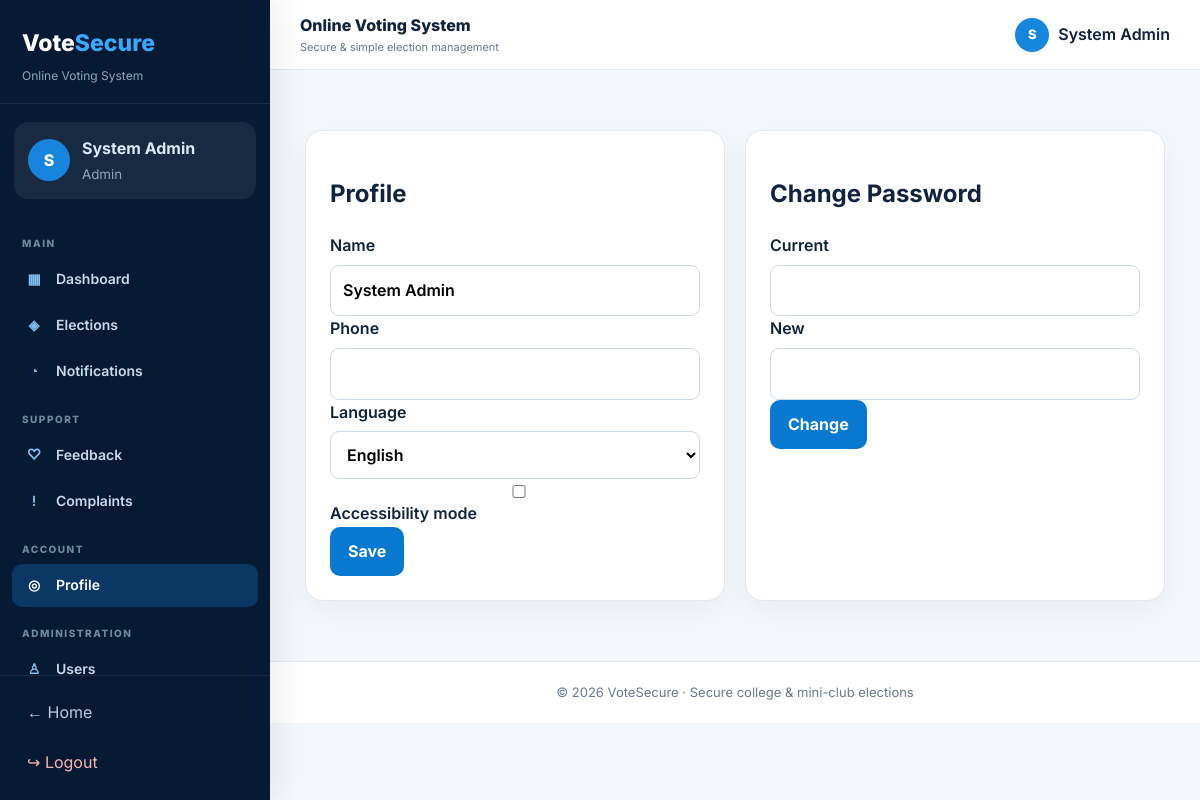
Screenshot of /profile (signed in) with the database file from the repository.
### tables this page shows
CREATE TABLE users(id INTEGER PRIMARY KEY AUTOINCREMENT,name TEXT NOT NULL,email TEXT UNIQUE NOT NULL,password_hash TEXT NOT NULL,role TEXT NOT NULL CHECK(role IN ('voter','candidate','admin')),phone TEXT,language TEXT DEFAULT 'English',accessibility INTEGER DEFAULT 0,is_active INTEGER DEFAULT 1,created_at TEXT NOT NULL);

### app.py (the view, shortened to what this page needs)
@app.route('/profile', methods=['GET', 'POST'])
@login_required
def profile():
    return render_template(
        'profile.html',
        user=q(
            'SELECT * FROM users WHERE id=?',
            (session['user_id'],),
            True
        )
    )

### app.py (called while the page is built, shortened)
def get_db():
    if 'db' not in g:
        os.makedirs(
            os.path.dirname(DB_PATH),
            exist_ok=True
        )
        g.db = sqlite3.connect(DB_PATH)
        g.db.row_factory = sqlite3.Row
        g.db.execute(
            'PRAGMA foreign_keys=ON'
        )
    return g.db

def q(sql, args=(), one=False):
    cur = get_db().execute(sql, args)
    rows = cur.fetchall()
    cur.close()
    if one:
        return rows[0] if rows else None
    return rows

def login_required(fn):
    @wraps(fn)
    def wrap(*a, **kw):
        return fn(*a, **kw)
    return wrap

@app.context_processor
def common():
    unread = 0
    if session.get('user_id'):
        row = q(
            '''
            SELECT COUNT(*) AS c
            FROM notifications
            WHERE user_id=? AND is_read=0
            ''',
            (session['user_id'],),
            True
        )
        unread = row['c'] if row else 0
    current_user = None
    if session.get('user_id'):
        current_user = q(
            'SELECT * FROM users WHERE id=?',
            (session['user_id'],),
            True
        )
    return {
        'unread_notifications': unread,
        'current_user': current_user
    }

### templates/profile.html
{% extends 'base.html' %}{% block content %}<div class="grid two">
<section class="card">
    <h1>Profile</h1>
    <form method="post">
        <label>Name<input name="name" value="{{user.name}}">
        </label>
        <label>Phone<input name="phone" value="{{user.phone or ''}}">
        </label>
        <label>Language<select name="language">{% for x in ['English','Telugu','Hindi'] %}<option {% if user.language==x %}selected{% endif %}>{{x}}</option>{% endfor %}</select>
        </label>
        <label>
            <input type="checkbox" name="accessibility" {% if user.accessibility %}checked{% endif %}> Accessibility mode</label>
            <button class="btn">Save</button>
        </form>
    </section>
    <section class="card">
        <h2>Change Password</h2>
        <form method="post" action="{{url_for('change_password')}}">
            <label>Current<input name="old_password" type="password">
            </label>
            <label>New<input name="new_password" type="password" minlength="8">
            </label>
            <button class="btn">Change</button>
        </form>
    </section>
</div>{% endblock %}

### templates/base.html (shortened to what this page needs)
<!doctype html>
<html lang="en">
<head>
    <link rel="stylesheet" href="{{ url_for('static', filename='css/style.css') }}">
</head>
<body>
    {% if current_user %}
        <div class="app-layout">
            <aside class="sidebar" id="sidebar">
                <div class="sidebar-brand">
                    <a href="{{ url_for('dashboard') }}" class="brand">Vote<span>Secure</span></a>
                    <p>Online Voting System</p>
                </div>
                <div class="sidebar-user">
                    <div class="avatar">{{ session.name[:1]|upper }}</div>
                    <div>
                        <strong>{{ session.name }}</strong>
                        <small>{{ session.role|capitalize }}</small>
                    </div>
                </div>
                <nav class="sidebar-nav" aria-label="Dashboard navigation">
                    <p class="nav-section-title">MAIN</p>
                    <a class="{% if request.endpoint in ['dashboard', 'voter_dashboard', 'candidate_dashboard', 'admin_dashboard'] %}active{% endif %}" href="{{ url_for('dashboard') }}">
                        <span>▦</span> Dashboard
                    </a>
                    <a class="{% if request.endpoint in ['elections', 'election_detail', 'vote', 'confirmation'] %}active{% endif %}" href="{{ url_for('elections') }}">
                        <span>◈</span> Elections
                    </a>
                    <a class="{% if request.endpoint == 'notifications' %}active{% endif %}" href="{{ url_for('notifications') }}">
                        <span>◔</span> Notifications
                    </a>
                    <p class="nav-section-title">SUPPORT</p>
                    <a class="{% if request.endpoint == 'feedback' %}active{% endif %}" href="{{ url_for('feedback') }}">
                        <span>♡</span> Feedback
                    </a>
                    <a class="{% if request.endpoint == 'complaints' %}active{% endif %}" href="{{ url_for('complaints') }}">
                        <span>!</span> Complaints
                    </a>
                    <p class="nav-section-title">ACCOUNT</p>
                    <a class="{% if request.endpoint == 'profile' %}active{% endif %}" href="{{ url_for('profile') }}">
                        <span>◎</span> Profile
                    </a>
                    {% if session.role == 'admin' %}
                        <p class="nav-section-title">ADMINISTRATION</p>
                        <a class="{% if request.endpoint == 'admin_users' %}active{% endif %}" href="{{ url_for('admin_users') }}">
                            <span>♙</span> Users
                        </a>
                    {% endif %}
                </nav>
                <div class="sidebar-bottom">
                    <a href="{{ url_for('index') }}">← Home</a>
                    <a href="{{ url_for('logout') }}" class="logout-link">↪ Logout</a>
                </div>
            </aside>
            <div class="dashboard-area">
                <header class="dashboard-topbar">
                    <div>
                        <span class="topbar-title">Online Voting System</span>
                        <small>Secure &amp; simple election management</small>
                    </div>
                    <a href="{{ url_for('profile') }}" class="topbar-profile">
                        <span class="avatar small">{{ session.name[:1]|upper }}</span>
                        <span>{{ session.name }}</span>
                    </a>
                </header>
                <main class="dashboard-content">
    {% endif %}
    {% block content %}{% endblock %}
    {% if current_user %}
                </main>
                <footer class="dashboard-footer">
                    © 2026 VoteSecure · Secure college &amp; mini-club elections
                </footer>
            </div>
        </div>
    {% else %}
        </main>
        <footer>
            © 2026 VoteSecure · Secure college &amp; mini-club elections
        </footer>
    {% endif %}
</body>
</html>

### static/css/style.css (style rules this page uses)
:root { --navy: #061a33; --blue: #0879d1; --blue-dark: #075fa5; --blue-soft: #e8f3fc; --text: #12233f; --muted: #687b90; --border: #e0e8f1; --bg: #f4f7fb; --white: #ffffff; --success: #176b3a; --danger: #a62929; }
* { box-sizing: border-box; }
html { scroll-behavior: smooth; }
body { margin: 0; font-family: Inter, Arial, sans-serif; background: var(--bg); color: var(--text); line-height: 1.6; }
a { color: var(--blue); }
button, input, select, textarea { font: inherit; }
.brand { color: var(--white); text-decoration: none; font-size: 23px; font-weight: 800; }
.brand span { color: #3aa8ff; }
.app-layout { min-height: 100vh; display: flex; }
.sidebar { width: 270px; min-width: 270px; background: #061a33; color: #dce9f7; display: flex; flex-direction: column; position: fixed; inset: 0 auto 0 0; z-index: 100; box-shadow: 8px 0 30px rgba(6, 26, 51, 0.08); }
.sidebar-brand { padding: 25px 22px 18px; border-bottom: 1px solid rgba(255, 255, 255, 0.08); }
.sidebar-brand p { margin: 4px 0 0; color: #8fa8c2; font-size: 12px; }
.sidebar-user { margin: 18px 14px; padding: 14px; border-radius: 14px; background: rgba(255, 255, 255, 0.07); display: flex; align-items: center; gap: 12px; }
.sidebar-user strong, .sidebar-user small { display: block; }
.sidebar-user small { color: #8fa8c2; margin-top: 2px; }
.avatar { width: 42px; height: 42px; border-radius: 50%; display: grid; place-items: center; flex: 0 0 auto; background: #1685dc; color: #fff; font-weight: 800; }
.avatar.small { width: 34px; height: 34px; font-size: 13px; }
.sidebar-nav { padding: 0 12px; overflow-y: auto; }
.nav-section-title { margin: 18px 10px 7px; color: #6f89a4; font-size: 10px; font-weight: 800; letter-spacing: 1.5px; }
.sidebar-nav a { display: flex; align-items: center; gap: 12px; min-height: 43px; padding: 10px 12px; margin: 3px 0; border-radius: 10px; color: #c9d9e9; text-decoration: none; font-size: 14px; font-weight: 600; transition: 0.2s ease; }
.sidebar-nav a span { width: 20px; text-align: center; color: #82bff0; }
.sidebar-nav a:hover, .sidebar-nav a.active { background: #0b3765; color: #fff; }
.sidebar-nav a.active span { color: #fff; }
.sidebar-bottom { margin-top: auto; padding: 15px; border-top: 1px solid rgba(255, 255, 255, 0.08); display: grid; gap: 7px; }
.sidebar-bottom a { color: #b9cce0; text-decoration: none; padding: 9px 12px; border-radius: 9px; }
.sidebar-bottom .logout-link { color: #ffb2b2; }
.dashboard-area { width: calc(100% - 270px); min-height: 100vh; margin-left: 270px; }
.dashboard-topbar { min-height: 70px; padding: 12px 30px; background: #fff; border-bottom: 1px solid var(--border); display: flex; align-items: center; gap: 15px; position: sticky; top: 0; z-index: 40; }
.topbar-title { display: block; font-weight: 800; color: var(--text); }
.dashboard-topbar small { display: block; color: var(--muted); font-size: 11px; }
.topbar-profile { margin-left: auto; display: flex; align-items: center; gap: 9px; color: var(--text); text-decoration: none; font-weight: 600; }
.dashboard-content { max-width: 1400px; margin: 0 auto; padding: 35px; }
.dashboard-footer { border-top: 1px solid var(--border); background: #fff; color: var(--muted); text-align: center; padding: 20px; font-size: 13px; }
footer { background: var(--navy); color: #b9c9da; text-align: center; padding: 25px; }
.hero-card, .card, .stat { background: var(--white); border: 1px solid var(--border); border-radius: 18px; padding: 24px; box-shadow: 0 10px 30px rgba(16, 46, 77, 0.05); }
.grid { display: grid; gap: 20px; margin: 25px 0; }
.grid.two { grid-template-columns: repeat(2, minmax(0, 1fr)); }
.btn { display: inline-block; border: 0; border-radius: 10px; background: var(--blue); color: #fff; padding: 12px 18px; text-decoration: none; cursor: pointer; font-weight: 700; transition: 0.2s ease; }
label { display: block; font-weight: 600; margin: 0; }
input, select, textarea { display: block; width: 100%; margin-top: 6px; padding: 12px; border: 1px solid #cbd7e4; border-radius: 9px; background: #fff; outline: none; }

### rows the page displays
users: name "System Admin", role "Admin", language "English"

### other values shown
{{ session.name[:1]|upper }} "S"
